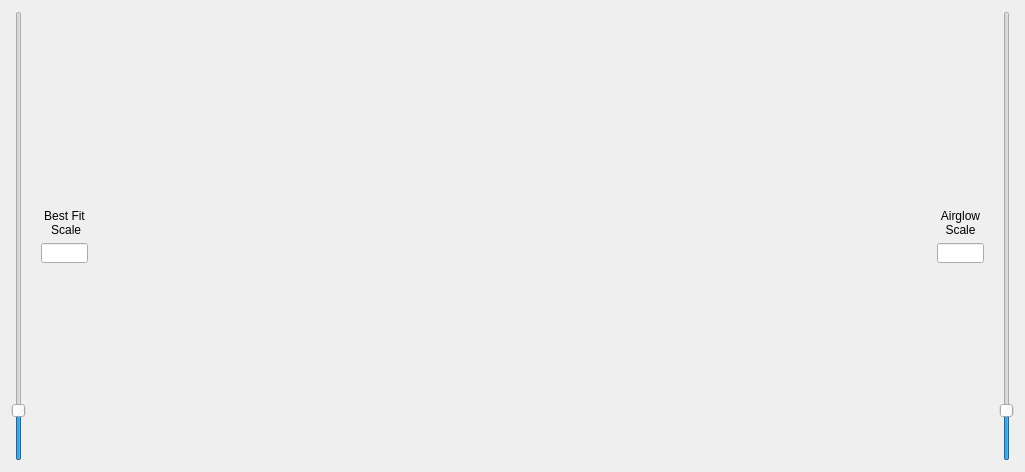
   <widget class="QWidget" name="widget" native="true">
    <property name="geometry">
     <rect>
      <x>11</x>
      <y>250</y>
      <width>1025</width>
      <height>452</height>
     </rect>
    </property>
    <property name="minimumSize">
     <size>
      <width>1025</width>
      <height>0</height>
     </size>
    </property>
    <property name="maximumSize">
     <size>
      <width>16777215</width>
      <height>16777215</height>
     </size>
    </property>
    <layout class="QHBoxLayout" name="horizontalLayout_3">
     <item>
      <widget class="QSlider" name="fitScale">
       <property name="statusTip">
        <string>Move the slider to scale the entire fit</string>
       </property>
       <property name="maximum">
        <number>1000</number>
       </property>
       <property name="singleStep">
        <number>0</number>
       </property>
       <property name="pageStep">
        <number>0</number>
       </property>
       <property name="value">
        <number>100</number>
       </property>
       <property name="orientation">
        <enum>Qt::Vertical</enum>
       </property>
      </widget>
     </item>
     <item>
      <widget class="QWidget" name="widget" native="true">
       <property name="maximumSize">
        <size>
         <width>65</width>
         <height>16777215</height>
        </size>
       </property>
       <layout class="QVBoxLayout" name="verticalLayout_12">
        <item>
         <spacer name="verticalSpacer_3">
          <property name="orientation">
           <enum>Qt::Vertical</enum>
          </property>
          <property name="sizeHint" stdset="0">
           <size>
            <width>20</width>
            <height>40</height>
           </size>
          </property>
         </spacer>
        </item>
        <item>
         <widget class="QLabel" name="fitscaleLabel">
          <property name="sizePolicy">
           <sizepolicy hsizetype="Fixed" vsizetype="Fixed">
            <horstretch>0</horstretch>
            <verstretch>0</verstretch>
           </sizepolicy>
          </property>
          <property name="maximumSize">
           <size>
            <width>65</width>
            <height>32</height>
           </size>
          </property>
          <property name="statusTip">
           <string>The best fit can be scaled</string>
          </property>
          <property name="text">
           <string>Best Fit
 Scale</string>
          </property>
          <property name="alignment">
           <set>Qt::AlignCenter</set>
          </property>
         </widget>
        </item>
        <item>
         <widget class="QLineEdit" name="fitscaleInput">
          <property name="sizePolicy">
           <sizepolicy hsizetype="Fixed" vsizetype="Fixed">
            <horstretch>0</horstretch>
            <verstretch>0</verstretch>
           </sizepolicy>
          </property>
          <property name="maximumSize">
           <size>
            <width>65</width>
            <height>20</height>
           </size>
          </property>
          <property name="toolTip">
           <string>Press 'Enter' when done</string>
          </property>
          <property name="statusTip">
           <string>Enter the best fit scale value</string>
          </property>
         </widget>
        </item>
        <item>
         <spacer name="verticalSpacer_4">
          <property name="orientation">
           <enum>Qt::Vertical</enum>
          </property>
          <property name="sizeHint" stdset="0">
           <size>
            <width>20</width>
            <height>40</height>
           </size>
          </property>
         </spacer>
        </item>
       </layout>
      </widget>
     </item>
     <item>
      <widget class="MplWidget" name="MplWidget" native="true">
       <property name="sizePolicy">
        <sizepolicy hsizetype="Expanding" vsizetype="Expanding">
         <horstretch>0</horstretch>
         <verstretch>0</verstretch>
        </sizepolicy>
       </property>
       <property name="minimumSize">
        <size>
         <width>800</width>
         <height>450</height>
        </size>
       </property>
       <property name="maximumSize">
        <size>
         <width>16777215</width>
         <height>16777215</height>
        </size>
       </property>
       <property name="whatsThis">
        <string/>
       </property>
      </widget>
     </item>
     <item>
      <widget class="QWidget" name="widget" native="true">
       <property name="maximumSize">
        <size>
         <width>65</width>
         <height>16777215</height>
        </size>
       </property>
       <layout class="QVBoxLayout" name="verticalLayout_15">
        <item>
         <spacer name="verticalSpacer">
          <property name="orientation">
           <enum>Qt::Vertical</enum>
          </property>
          <property name="sizeHint" stdset="0">
           <size>
            <width>20</width>
            <height>40</height>
           </size>
          </property>
         </spacer>
        </item>
        <item>
         <widget class="QLabel" name="scaleLabel">
          <property name="sizePolicy">
           <sizepolicy hsizetype="Fixed" vsizetype="Fixed">
            <horstretch>0</horstretch>
            <verstretch>0</verstretch>
           </sizepolicy>
          </property>
          <property name="maximumSize">
           <size>
            <width>65</width>
            <height>32</height>
           </size>
          </property>
          <property name="statusTip">
           <string>Input value for the airglow scale</string>
          </property>
          <property name="text">
           <string>Airglow
Scale</string>
          </property>
          <property name="alignment">
           <set>Qt::AlignCenter</set>
          </property>
         </widget>
        </item>
        <item>
         <widget class="QLineEdit" name="scaleInput">
          <property name="sizePolicy">
           <sizepolicy hsizetype="Fixed" vsizetype="Fixed">
            <horstretch>0</horstretch>
            <verstretch>0</verstretch>
           </sizepolicy>
          </property>
          <property name="maximumSize">
           <size>
            <width>65</width>
            <height>20</height>
           </size>
          </property>
          <property name="toolTip">
           <string>Press 'Enter' when done</string>
          </property>
          <property name="statusTip">
           <string>Input the airglow scale value</string>
          </property>
         </widget>
        </item>
        <item>
         <spacer name="verticalSpacer_2">
          <property name="orientation">
           <enum>Qt::Vertical</enum>
          </property>
          <property name="sizeHint" stdset="0">
           <size>
            <width>20</width>
            <height>40</height>
           </size>
          </property>
         </spacer>
        </item>
       </layout>
      </widget>
     </item>
     <item>
      <widget class="QSlider" name="airScale">
       <property name="statusTip">
        <string>Move the slider to change the airglow scale input value</string>
       </property>
       <property name="maximum">
        <number>1000</number>
       </property>
       <property name="singleStep">
        <number>0</number>
       </property>
       <property name="pageStep">
        <number>0</number>
       </property>
       <property name="value">
        <number>100</number>
       </property>
       <property name="orientation">
        <enum>Qt::Vertical</enum>
       </property>
      </widget>
     </item>
    </layout>
   </widget>
